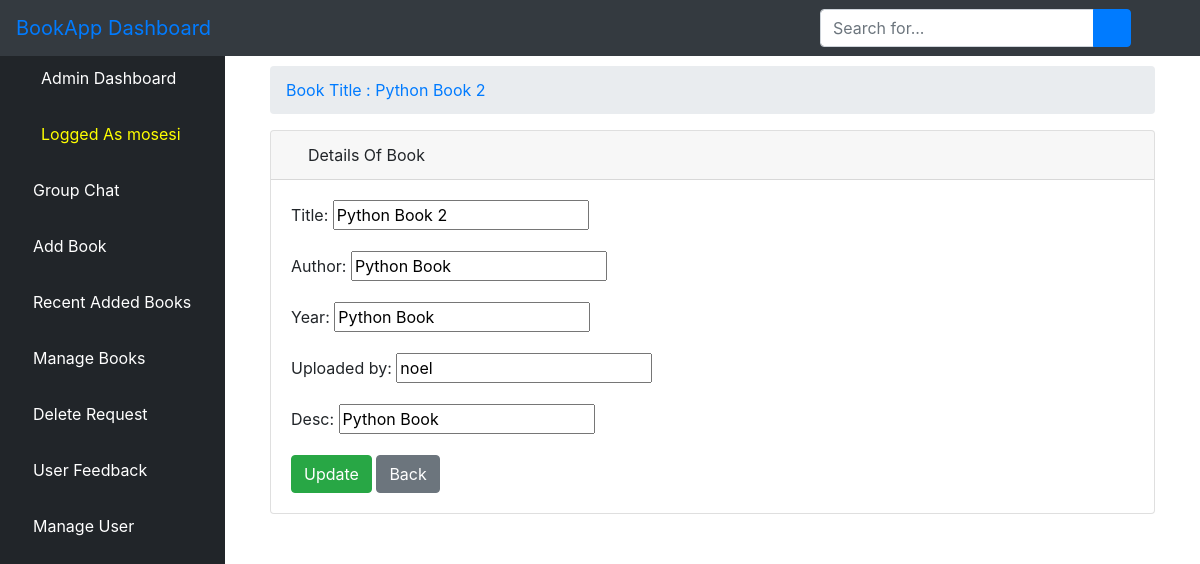
/aebook/10 (signed in), run on the app's committed database.
### bookstore/models.py (models this page shows, shortened)
class User(AbstractUser):
    is_admin = models.BooleanField(default=False)
    is_Student = models.BooleanField(default=False)
    is_librarian = models.BooleanField(default=False)
    class Meta:
        swappable = 'AUTH_USER_MODEL'

class Book(models.Model):
    title = models.CharField(max_length=100)
    author = models.CharField(max_length=100)
    year = models.CharField(max_length=100)
    Student = models.CharField(max_length=200)
    desc = models.CharField(max_length=1000)
    uploaded_by = models.CharField(max_length=100, null=True, blank=True)
    user_id = models.CharField(max_length=100, null=True, blank=True)
    pdf = models.FileField(upload_to='bookapp/pdfs/')
    cover = models.ImageField(upload_to='bookapp/covers/', null=True, blank=True)

### bookstore/views.py (the view)
# urls.py: path('aebook/<int:pk>', views.AEditView.as_view(), name='aebook'),
class AEditView(LoginRequiredMixin,UpdateView):
	model = Book
	form_class = BookForm
	template_name = 'dashboard/edit_book.html'
	success_url = reverse_lazy('ambook')
	success_message = 'Data was updated successfully'

### bookstore/forms.py
class BookForm(forms.ModelForm):
    class Meta:
        model = Book
        fields = ('title', 'author', 'publisher', 'year', 'uploaded_by', 'desc')

### bookstore/templates/dashboard/edit_book.html (shortened to what this page needs)
{% extends 'dashboard/base.html' %}
{% load static %}
{% block body %}
<div class="container-fluid">
        <div class="row">
          <div class="col-12 mb-3">
          <div class="col-12 mb-3">
              <div id="content-wrapper">
        <div class="container-fluid">
            <ol class="breadcrumb">
                <li class="breadcrumb-item">
                    <a href="">Book Title : {{ object.title }} </a>
            </ol>
            <div class="card mb-3">
                <div class="card-header">
                    <i class="fas fa-table text-warning"></i>
                    Details Of Book
                </div>
                <div class="card-body">
    <div class="row">
        <div class="col-12">
            <form method="post">
                {% for field in form %}
                    <div class="form-group">
                        {{ field.label_tag }}
                        {{ field }}
                    </div>
                {% endfor %}
                <input type="submit" {% if request.path == '/new' %} value="Add" {% else %} value="Update" {% endif %} class="btn btn-success"/>
                <a href="{% url 'ambook' %}"><button type="button" class="btn btn-secondary">Back</button></a>
            </form>
        </div>
    </div>
          </div>
        </div>
      </div>
    </div>
{% endblock %}

### bookstore/templates/dashboard/base.html (shortened to what this page needs)
{% load static %}
<!DOCTYPE html>
<html lang="en">
<head>
    {% load static %}
    <link href="{% static 'vendor/fontawesome-free/css/all.min.css' %}" rel="stylesheet" type="text/css">
       <link rel="stylesheet" href="{% static 'assets/css/bootstrap.min.css' %}">
      <link rel="stylesheet" href="{% static 'assets/fonts/font-awesome-4.7.0/css/font-awesome.min.css' %}">
    <link href="{% static 'vendor/datatables/dataTables.bootstrap4.css' %}" rel="stylesheet">
    <link rel="stylesheet" type="text/css" href="{% static 'css/master.css' %}">
    <link href="{% static 'css/sb-admin.css' %}" rel="stylesheet">
</head>
<body id="page-top">
<nav class="navbar navbar-expand navbar-dark bg-dark fixed-top">
    <a class="navbar-brand mr-1 text-primary" href="">BookApp Dashboard</a>
    <button class="btn btn-link btn-sm text-white order-1 order-sm-0" id="sidebarToggle" href="#">
        <i class="fas fa-bars"></i>
    </button>
      <form class="d-none d-md-inline-block form-inline ml-auto mr-0 mr-md-3 my-2 my-md-0" action="">
        <div class="input-group">
            <input type="text" class="form-control" name="query" placeholder="Search for..." aria-label="Search" aria-describedby="basic-addon2">
            <div class="input-group-append">
                <button class="btn btn-primary" type="submit">
                    <i class="fas fa-search"></i>
                </button>
            </div>
        </div>
    </form>
    <ul class="navbar-nav ml-auto ml-md-0">
        <li class="nav-item dropdown no-arrow">
            <a class="nav-link dropdown-toggle" href="#" id="userDropdown" role="button" data-toggle="dropdown" aria-haspopup="true" aria-expanded="false">
                <i class="fas fa-user-circle fa-fw text-primary"></i>
            </a>
        </li>
    </ul>
</nav>
<div id="wrapper" style="padding-top: 50px">
<ul class="sidebar navbar-nav">
    <li class="nav-item active">
        <a class="nav-link" href="{% url 'dashboard' %}">
            <i class="fas fa-fw fa-tachometer-alt"></i>
            <span>Admin Dashboard</span>
        </a>
    </li>
    <li class="nav-item active">
        <a class="nav-link" href="">
            <i class="fas fa-user-circle fa-fw text-warning"></i>
            <span style="color: yellow">Logged As {{ user.username }}</span>
        </a>
    </li>
    <li class="nav-item">
        <a class="nav-link" href="{% url 'alchat' %}">
            <i class="fas fa-book text-primary"></i>
            <span style="color: white">Group Chat</span>
        </a>
    </li>
        <li class="nav-item">
        <a class="nav-link" href="{% url 'aabook_form' %}">
            <i class="fas fa-book text-primary"></i>
            <span style="color: white">Add Book</span>
        </a>
    </li>
    <li class="nav-item">
        <a class="nav-link" href="{% url 'albook' %}">
            <i class="fas fa-book text-primary"></i>
            <span style="color: white">Recent Added Books</span>
        </a>
    </li>
      <li class="nav-item">
        <a class="nav-link" href="{% url 'ambook' %}">
            <i class="fas fa-book text-primary"></i>
            <span style="color: white">Manage Books</span>
        </a>
    </li>
     <li class="nav-item">
        <a class="nav-link" href="{% url 'adrequest' %}">
            <i class="fas fa-book text-primary"></i>
            <span style="color: white">Delete Request</span>
        </a>
    </li>
     <li class="nav-item">
        <a class="nav-link" href="{% url 'afeedback' %}">
            <i class="fas fa-book text-primary"></i>
            <span style="color: white">User Feedback</span>
        </a>
    </li>
     <li class="nav-item">
        <a class="nav-link" href="{% url 'create_user' %}">
            <i class="fas fa-user text-primary"></i>
            <span style="color: white">Manage User</span>
        </a>
    </li>
</ul>
    {% block body %}{% endblock %}
</div>

### static/css/master.css (style rules this page uses)
html { scroll-behavior: smooth; }
li { list-style-type: none; }

### bookstore/templates/dashboard/base.html (style rules this page uses)
body { display: flex; flex-direction: column; min-height: 100vh; }

### data on the page
User: username "mosesi"
Book: title "Python Book 2", form "Python Book 2" "Python Book" "Python Book" "noel" "Python Book"

### other printed values
{{ field.label_tag }} "Title:" "Author:" "Year:" "Uploaded by:" "Desc:"
